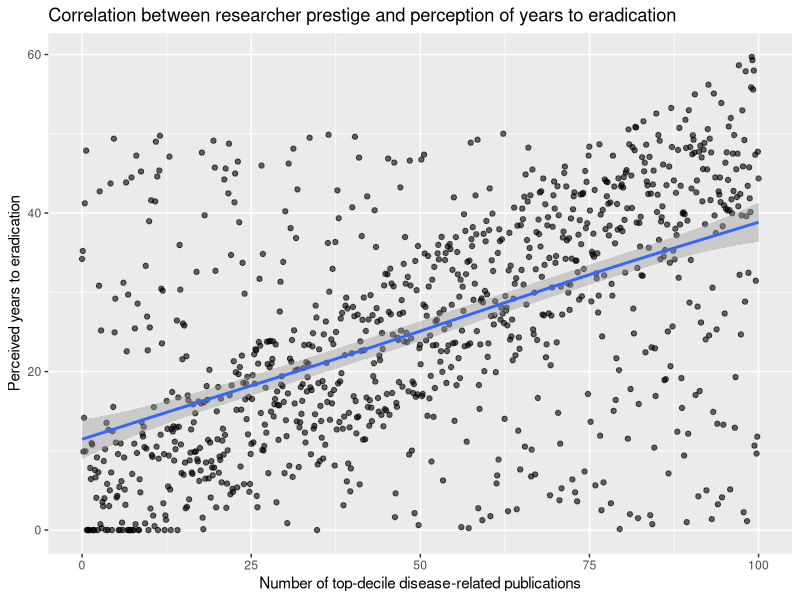
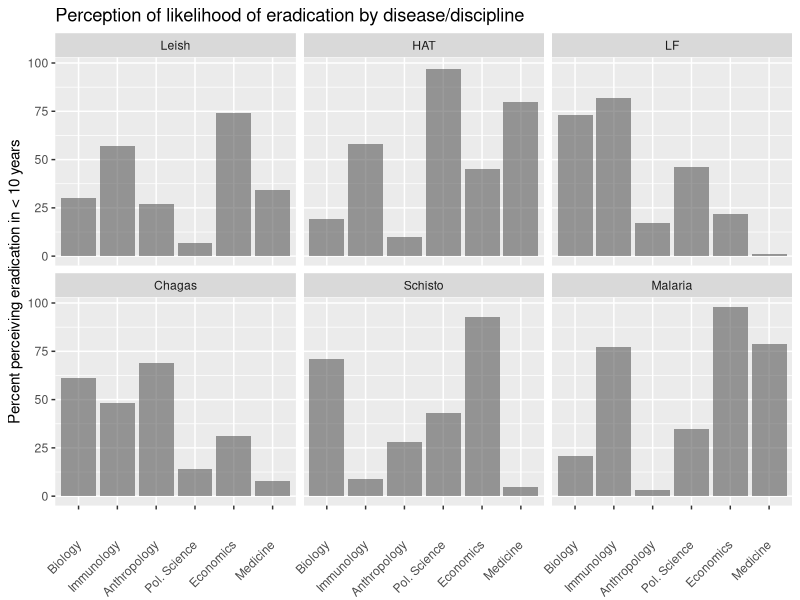

Recreate these plots in R, in order. (Note: this script raises an error after producing the figures.)
library(ggplot2)

# Worker prestige and years to eradication
x <- seq(0, 100, length = 1000)
y <- seq(0, 50, length = 1000)
y <- y + runif(n = 1000) + sample(seq(-10, 10, length = 1000))
y[sample(1:1000, 400)] <- sample(seq(0, 50, length = 400))
y[y < 0] <- 0
df <- data.frame(quality = x,
                 years = y)
ggplot(data = df,
       aes(x = quality, 
           y = years)) +
  geom_point(alpha = 0.6) +
  geom_smooth() +
  xlab('Number of top-decile disease-related publications') +
  ylab('Perceived years to eradication') +
  ggtitle('Correlation between researcher prestige and perception of years to eradication')

# Obstacles by discipline and disease
disciplines <- 
  c('Biology',
    'Immunology',
    'Anthropology',
    'Pol. Science',
    'Economics',
    'Medicine')

diseases <- 
  c('Leish',
    'HAT',
    'LF',
    'Chagas',
    'Schisto',
    'Malaria')

df <- expand.grid(discipline = disciplines,
                  disease = diseases)
df$p <- sample(1:100,nrow(df))

ggplot(data = df,
       aes(x = discipline, y = p)) +
  geom_bar(stat = 'identity', alpha = 0.6) +
  facet_wrap(~disease) +
  xlab('') +
  ylab('Percent perceiving eradication in < 10 years') +
  ggtitle('Perception of likelihood of eradication by disease/discipline') +
  theme(axis.text.x = element_text(angle = 45, hjust = 1, vjust = 0.5))

# Obstacles by disease and area
diseases <- 
  c('Leish',
    'HAT',
    'LF',
    'Chagas',
    'Schisto',
    'Malaria')

areas <- 
  c('Resources for research',
    'Resources for public health',
    'Partnerships',
    'Creation/improvement pharm',
    'Creation/improvement vacc',
    'Awareness/education',
    'Healthy systems infr.',
    'Knowledge sharing',
    'Interventions',
    'International coordination')


df <- expand.grid(disease = diseases,
                  area = areas)
df$p <- sample(1:100,nrow(df))

df <- df %>%
  group_by(area) %>%
  mutate(p = p / sum(p) * 100)

ggplot(data = df,
       aes(x = area, y = p)) +
  geom_bar(stat = 'identity', alpha = 0.6) +
  facet_wrap(~disease) +
  xlab('') +
  ylab('Percent pointing to area as most important') +
  ggtitle('Perception of area of greatest importance by disease') +
  theme(axis.text.x = element_text(angle = 65, hjust = 1, vjust = 1))




# Obstacles by discipline and disease and principal area of importance
disciplines <- 
  c('Biology',
    'Immunology',
    'Anthropology',
    'Pol. Science',
    'Economics',
    'Medicine')

diseases <- 
  c('Leish',
    'HAT',
    'LF',
    'Chagas',
    'Schisto',
    'Malaria')

areas <- 
  c('Resources for research',
    'Resources for public health',
    'Partnerships',
    'Creation/improvement pharm',
    'Creation/improvement vacc',
    'Awareness/education',
    'Healthy systems infr.',
    'Knowledge sharing',
    'Interventions',
    'International coordination')

df <- expand.grid(discipline = disciplines,
                  disease = diseases,
                  area = areas)
df$p <- sample(seq(0, 100, length = 10000),nrow(df))

library(dplyr)
library(RColorBrewer)
df <- 
  df %>%
  group_by(discipline, disease) %>%
  mutate(p = p / sum(p) * 100)

ggplot(data = df,
       aes(x = discipline, y = p, group = area, fill = area)) +
  geom_bar(stat = 'identity', alpha = 0.6) +
  facet_wrap(~disease) +
  xlab('') +
  ylab('Percent pointing to area as most important') +
  ggtitle('Perception of area of greatest importance by disease and discipline') +
  theme(axis.text.x = element_text(angle = 45, hjust = 1, vjust = 0.5)) +
  scale_fill_manual(name = 'Area of priority',
                    values = colorRampPalette(brewer.pal(n = 9, name = 'Spectral'))(length(unique(df$area))))

